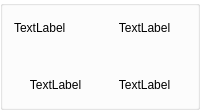
        <widget class="QGroupBox" name="groupBox_21">
         <property name="minimumSize">
          <size>
           <width>110</width>
           <height>110</height>
          </size>
         </property>
         <property name="styleSheet">
          <string notr="true">background-color: qlineargradient(spread:pad, x1:0, y1:0, x2:1, y2:0, stop:0.448864 rgba(255, 255, 255, 25));</string>
         </property>
         <property name="title">
          <string/>
         </property>
         <layout class="QGridLayout" name="gridLayout_70">
          <item row="0" column="0">
           <layout class="QGridLayout" name="gridLayout_69">
            <item row="1" column="0">
             <widget class="QLabel" name="label_217">
              <property name="text">
               <string/>
              </property>
             </widget>
            </item>
            <item row="1" column="1">
             <widget class="QLabel" name="label_218">
              <property name="text">
               <string/>
              </property>
             </widget>
            </item>
            <item row="0" column="0">
             <widget class="QLabel" name="label_43">
              <property name="text">
               <string>TextLabel</string>
              </property>
             </widget>
            </item>
            <item row="2" column="1">
             <widget class="QLabel" name="label_46">
              <property name="text">
               <string>TextLabel</string>
              </property>
              <property name="alignment">
               <set>Qt::AlignCenter</set>
              </property>
             </widget>
            </item>
            <item row="2" column="0">
             <widget class="QLabel" name="label_44">
              <property name="text">
               <string>TextLabel</string>
              </property>
              <property name="alignment">
               <set>Qt::AlignCenter</set>
              </property>
             </widget>
            </item>
            <item row="0" column="1">
             <widget class="QLabel" name="label_45">
              <property name="text">
               <string>TextLabel</string>
              </property>
              <property name="alignment">
               <set>Qt::AlignCenter</set>
              </property>
             </widget>
            </item>
           </layout>
          </item>
         </layout>
        </widget>
